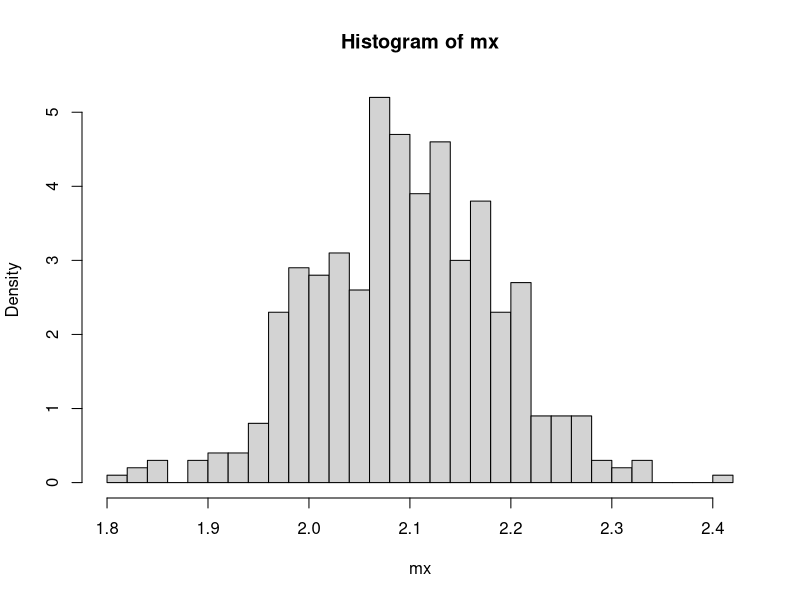
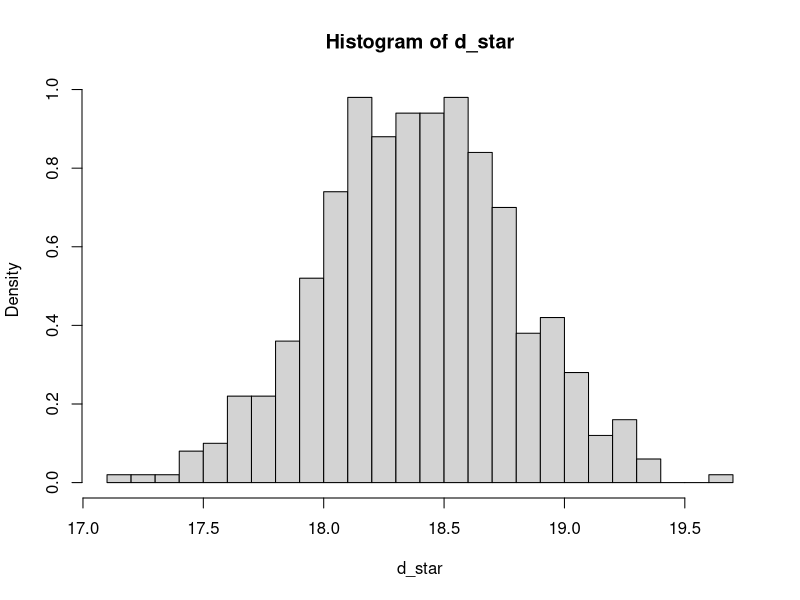

Here is the R script that generated these plots, in order:
# mx <-c()
# my_sd <-c()
# d_star <- c()
# par(mfrow=c(2,2))
# for(k in 1:4)
# {
#   x <- rnorm(30,2,3)
#   
#   hist(x,plot = TRUE)
#   mx[k] <- mean(x)
#   my_sd[k] <- sd(x)
#   d_star[k] <-29/30*my_sd[k]*my_sd[k]
#   
# }
# mx
# d_star

mx <-c()
my_sd <-c()
d_star <- c()
par(mfrow=c(1,1))
for(k in 1:500)
{
  x <- rnorm(1000,2,3)
  x <- c(x,100) #это "выброс"
  #hist(x,plot = TRUE, freq = F, breaks = 16)
  mx[k] <- mean(x)
  my_sd[k] <- sd(x)
  d_star[k] <-99/100*my_sd[k]*my_sd[k]
  
}
#mx
#d_star

hist(mx, plot = TRUE,freq = F, breaks = 30)
hist(d_star, plot = TRUE, freq = F, breaks = 30)





